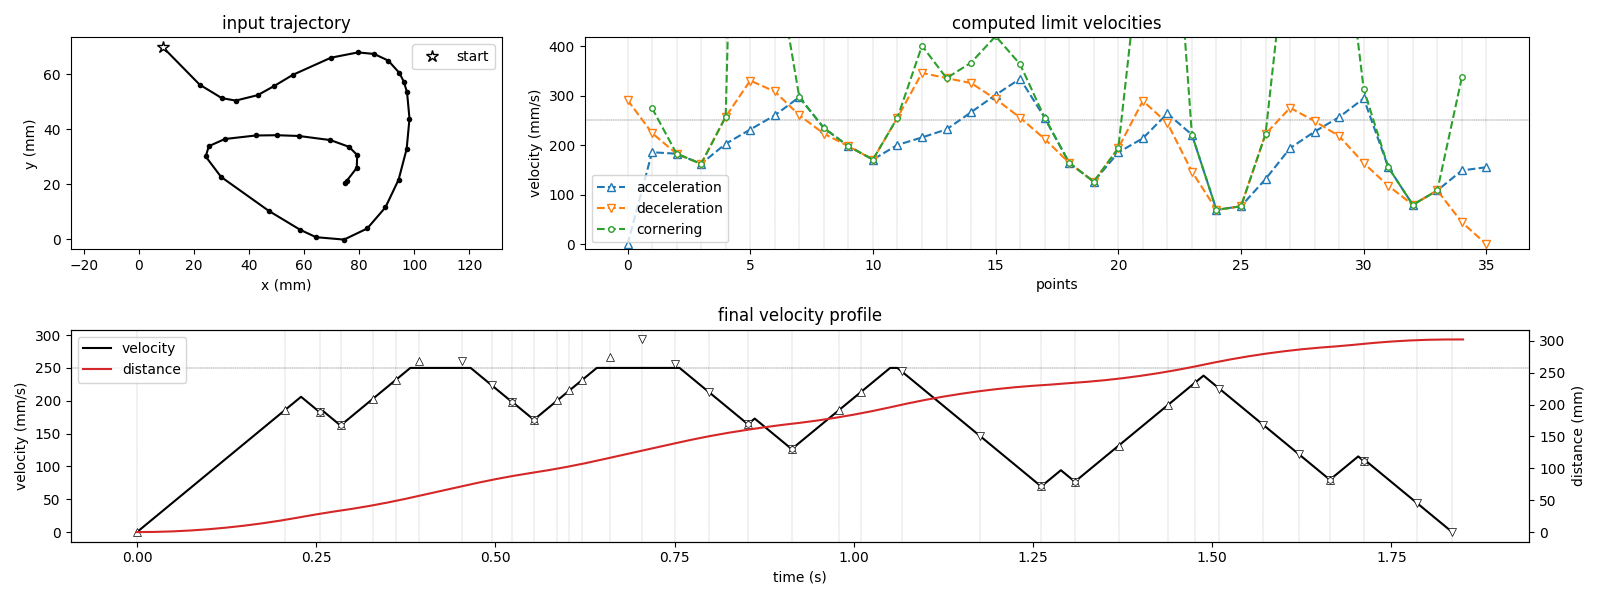

Write the Python code that produced this figure.

import os
import math
import logging
import itertools

import matplotlib.pyplot as plt
import numpy as np
import scipy.integrate

from axidrawcontrol import motionplanning


logging.basicConfig(level=logging.DEBUG)



def make_plot(xys, constraints, save_as=None):
    v_max, accel, decel, cornering_tolerance = constraints

    XY = np.fromiter((complex(*xy) for xy in xys), np.complex128, len(xys))
    vectors = np.ediff1d(XY)
    norms = np.abs(vectors)
    normed_vectors = vectors/norms
    ds0 = np.hstack((0, np.cumsum(norms)))

    vl0, vl1, vl2 = motionplanning.compute_velocity_limits(
        normed_vectors, norms,
        v_max, accel, decel, cornering_tolerance
    )

    profile = list(motionplanning.velocity_profile(constraints, vectors))
    ts,vs,ds = zip(*motionplanning.concat_blocks(profile))



    fig1 = plt.figure(figsize=(16,6))


    ax0 = plt.subplot2grid((2, 3), (0, 0), colspan=1)
    ax1 = plt.subplot2grid((2, 3), (0, 1), colspan=2)
    ax2 = plt.subplot2grid((2, 3), (1, 0), colspan=3)

    fig1.patch.set_alpha(0)
    ax0.patch.set_alpha(0.75)
    ax1.patch.set_alpha(0.75)
    ax2.patch.set_alpha(0.75)

    ax0.plot(*zip(*xys), 'k-o', mew=0, ms=4)
    _start, = ax0.plot(*zip(*xys[:1]), 'k*', ms=9, mew=1, mfc='w', label='start')
    ax0.axis('equal')
    ax0.set_title('input trajectory')
    ax0.set_xlabel('x (mm)')
    ax0.set_ylabel('y (mm)')
    ax0.legend(handles=[_start])


    for i in range(len(xys)):
        ax1.axvline(x=i, ls='--', lw=.1, color='k')

    ax1.axhline(y=v_max, ls='--', lw=.25, color='k')
    ax1.plot(range(len(vl0)), vl1, 'C0--^', label='acceleration', mfc='w', mew=1)
    ax1.plot(range(len(vl0)), vl2, 'C1--v', label='deceleration', mfc='w', mew=1)
    ax1.plot(range(len(vl0)), vl0, 'C2--o', label='cornering', mfc='w', mew=1, ms=4)
    ax1.set_title('computed limit velocities')
    ax1.set_xlabel('points')
    ax1.set_ylabel('velocity (mm/s)')
    handles, labels = ax1.get_legend_handles_labels()
    ax1.legend(handles, labels)
    ax1.set_ylim(-10, max(np.max(vl1),np.max(vl1))*1.25)

    for i,t in enumerate(np.interp(ds0, ds, ts)):
        ax2.axvline(x=t, ls='--', lw=.1, color='k')

    ax2.axhline(y=v_max, ls='--', lw=.25, color='k')

    _v, = ax2.plot(ts, vs, 'k', label='velocity')
    ax2b = ax2.twinx()

    ts2 = np.linspace(ts[0],ts[-1], 512)
    vs2 = np.interp(ts2, ts, vs)
    _d, = ax2b.plot(ts2, scipy.integrate.cumtrapz(vs2, x=ts2, initial=0), 'C3', label='distance')


    lvmin = np.minimum.reduce([vl0,vl1,vl2])
    points_ds = np.interp(ds0, ds, ts)
    ax2.plot(points_ds, np.where(vl2==lvmin, vl2, np.nan), 'kv', label='deceleration', mfc='w', mew=.5)
    ax2.plot(points_ds, np.where(vl1==lvmin, vl1, np.nan), 'k^', label='acceleration', mfc='w', mew=.5)
    ax2.plot(points_ds, np.where(vl0==lvmin, vl0, np.nan), 'ko', label='cornering', mfc='w', mew=.5, ms=4)


    ax2.set_title('final velocity profile')
    ax2.set_xlabel('time (s)')
    ax2.set_ylabel('velocity (mm/s)')
    ax2b.set_ylabel('distance (mm)')
    ax2.legend(handles=[_v,_d])


    plt.tight_layout()

    if save_as:
        fig1.savefig(save_as)
    else:
        plt.show()


def read_trajectory(path):
    for line in open(path):
        yield [float(x) for x in line.strip().split(' ')]

xys = list(read_trajectory('trajectory1-small.txt'))
# xys = list(read_trajectory('trajectory1.txt'))
constraints = motionplanning.Constraints(250, 900, 900, 0.65)

make_plot(xys, constraints, save_as='motionplanning-plot.png')
